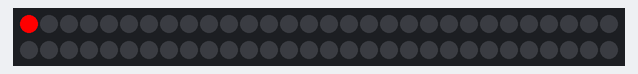
The sketch below on a simulated Arduino Uno, built with avr-gcc and run on an emulated ATmega328P. On the bench: 60 RGB LEDs in strip order, left to right, continuing on the next row.

Above: at 0.01 s.
At 5.26 s:
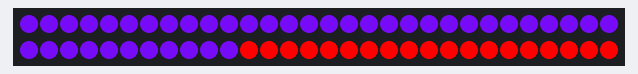
At 9.99 s:
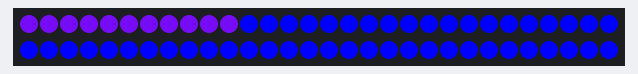
At 19.97 s:
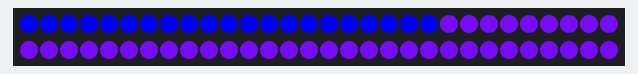
At 29.95 s:
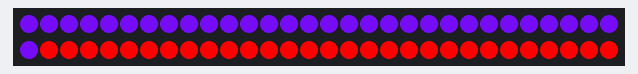
At 39.93 s:
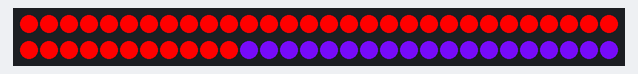

The sketch:

neo_pixel_control.ino
```cpp
// TO DO: Add variable resistors or sensors that connect to neo pixel parameters
//        Fabricate a control box

#include <Adafruit_NeoPixel.h>
#ifdef __AVR__
  #include <avr/power.h>
#endif

#define PIN 6

// Parameter 1 = number of pixels in strip
// Parameter 2 = Arduino pin number (most are valid)
// Parameter 3 = pixel type flags, add together as needed:
//   NEO_KHZ800  800 KHz bitstream (most NeoPixel products w/WS2812 LEDs)
//   NEO_KHZ400  400 KHz (classic 'v1' (not v2) FLORA pixels, WS2811 drivers)
//   NEO_GRB     Pixels are wired for GRB bitstream (most NeoPixel products)
//   NEO_RGB     Pixels are wired for RGB bitstream (v1 FLORA pixels, not v2)

Adafruit_NeoPixel strip = Adafruit_NeoPixel(60, PIN, NEO_GRB + NEO_KHZ800);

void setup() {

  strip.begin();
  strip.show(); // Initialize all pixels to 'off'


}

void loop() {

  colorWipe(strip.Color(255, 0, 0), 50); // Red
  colorWipe(strip.Color(110, 10, 230), 50); // purple (is it possible?)
  colorWipe(strip.Color(0, 0, 255), 50); // Blue
  colorWipe(strip.Color(110, 10, 230), 50); // purple (is it possible?)

}

// Fill the dots one after the other with a color
void colorWipe(uint32_t c, uint8_t wait) {
  for(uint16_t i=0; i<strip.numPixels(); i++) {
    strip.setPixelColor(i, c);
    strip.show();
    delay(wait);
  }
}
```
